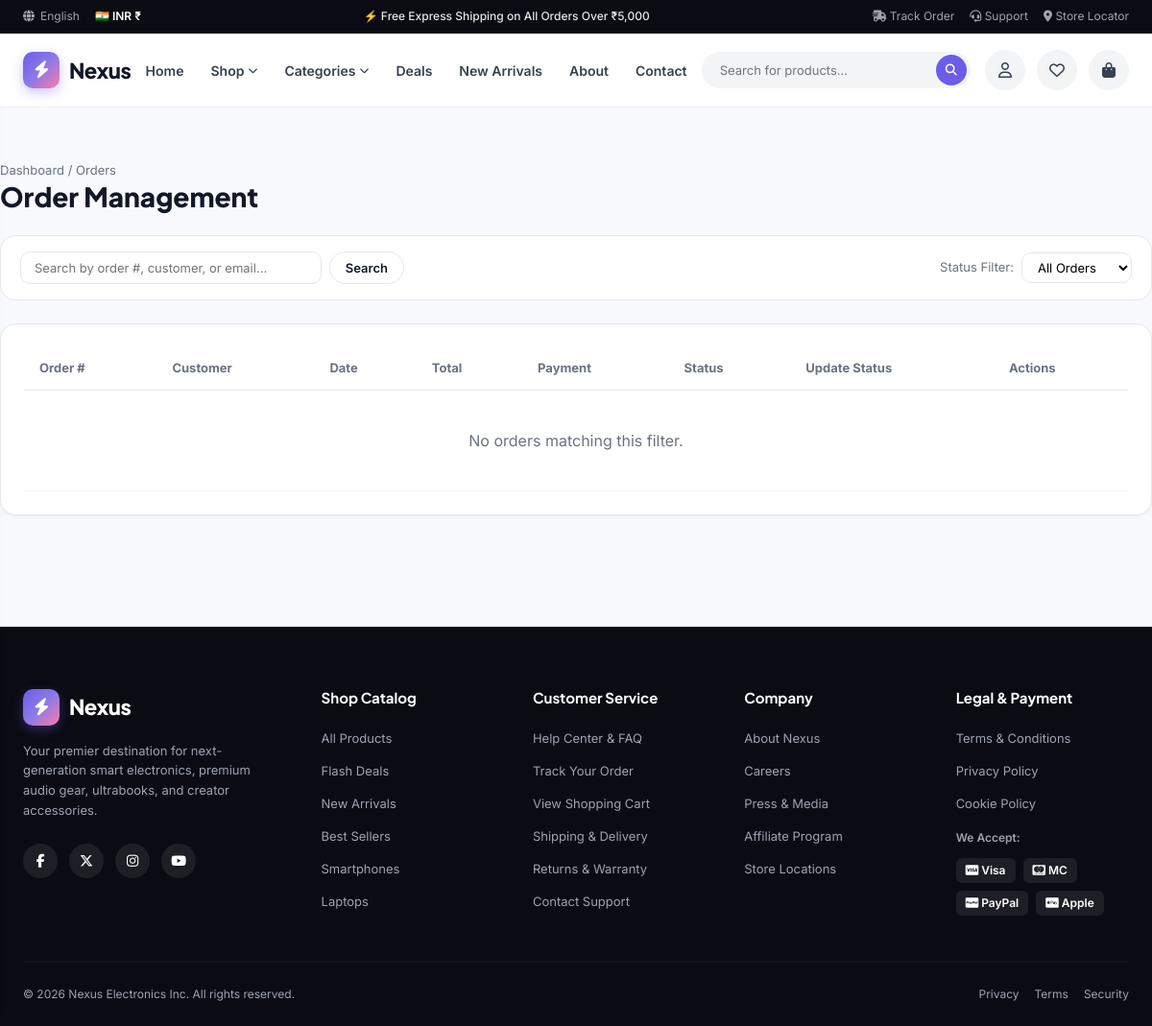
/admin-dashboard/orders/ (signed in), run on an earlier commit of the app's database.
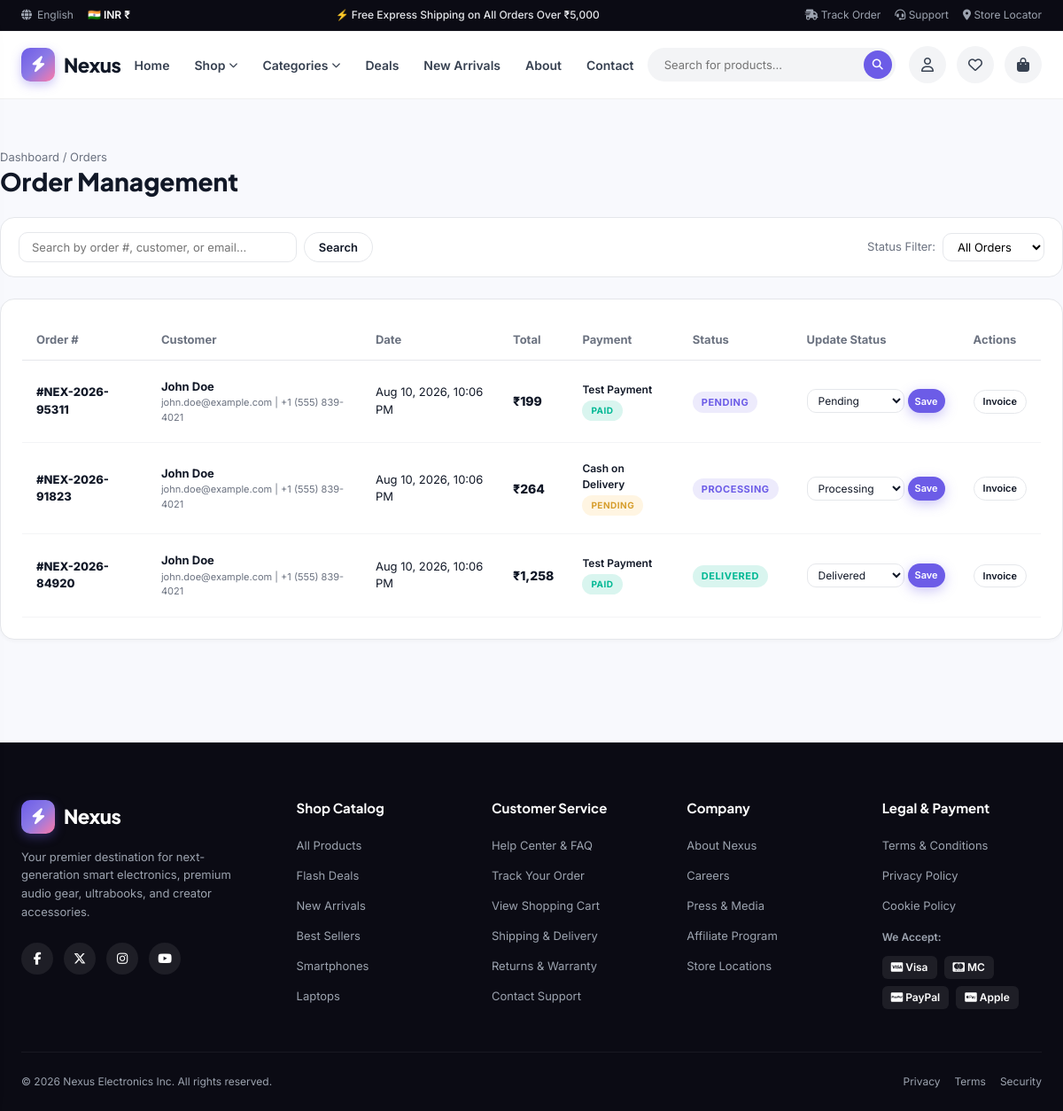
And on a later commit of the database.
### Customers/models.py (models this page shows, shortened)
class Order(models.Model):
    ORDER_STATUS_CHOICES = [
        ("Pending", "Pending"),
        ("Confirmed", "Confirmed"),
        ("Processing", "Processing"),
        ("Shipped", "Shipped"),
        ("Delivered", "Delivered"),
        ("Cancelled", "Cancelled"),
    ]
    PAYMENT_STATUS_CHOICES = [
        ("Pending", "Pending"),
        ("Paid", "Paid"),
        ("Failed", "Failed"),
    ]
    PAYMENT_METHOD_CHOICES = [
        ("Cash on Delivery", "Cash on Delivery"),
        ("Test Payment", "Test Payment"),
    ]
    user = models.ForeignKey(User, on_delete=models.SET_NULL, null=True, blank=True, related_name="orders")
    order_number = models.CharField(max_length=50, unique=True, db_index=True)
    first_name = models.CharField(max_length=100)
    last_name = models.CharField(max_length=100)
    email = models.EmailField()
    phone = models.CharField(max_length=25)
    address = models.TextField()
    city = models.CharField(max_length=100)
    state = models.CharField(max_length=100)
    postal_code = models.CharField(max_length=20)
    country = models.CharField(max_length=100, default="India")
    subtotal = models.DecimalField(max_digits=10, decimal_places=2, default=0.00)
    shipping_fee = models.DecimalField(max_digits=10, decimal_places=2, default=0.00)
    discount_amount = models.DecimalField(max_digits=10, decimal_places=2, default=0.00)
    total_amount = models.DecimalField(max_digits=10, decimal_places=2, default=0.00)
    payment_method = models.CharField(max_length=50, choices=PAYMENT_METHOD_CHOICES, default="Cash on Delivery")
    payment_status = models.CharField(max_length=50, choices=PAYMENT_STATUS_CHOICES, default="Pending")
    order_status = models.CharField(max_length=50, choices=ORDER_STATUS_CHOICES, default="Pending")
    order_notes = models.TextField(blank=True, default="")
    created_at = models.DateTimeField(auto_now_add=True)
    updated_at = models.DateTimeField(auto_now=True)
    class Meta:
        ordering = ["-created_at"]
        verbose_name = "Order"
        verbose_name_plural = "Orders"
    @property
    def full_name(self):
        return f"{self.first_name} {self.last_name}".strip()

### Customers/views.py (the view)
# urls.py: path("admin-dashboard/orders/", views.admin_orders_list, name="admin_orders"),
@user_passes_test(is_staff_check, login_url='login')
def admin_orders_list(request):
    orders = Order.objects.select_related('user').all().order_by('-created_at')
    status_filter = request.GET.get('status', '').strip()
    if status_filter:
        orders = orders.filter(order_status=status_filter)
    query = request.GET.get('q', '').strip()
    if query:
        orders = orders.filter(Q(order_number__icontains=query) | Q(first_name__icontains=query) | Q(email__icontains=query))
    paginator = Paginator(orders, 15)
    page_obj = paginator.get_page(request.GET.get('page', 1))
    return render(request, 'admin/orders.html', {
        'page_obj': page_obj,
        'orders': page_obj.object_list,
        'status_filter': status_filter,
        'query': query,
    })

### Customers/views.py (called while the page is built)
def is_staff_check(user):
    return user.is_authenticated and user.is_staff

### templates/admin/orders.html (shortened to what the changed rows need)
{% extends 'base.html' %}
{% load static %}
{% load custom_filters %}
{% block content %}
<div class="container section-spacer">
  <div style="display: flex; justify-content: space-between; align-items: center; margin-bottom: 24px; flex-wrap: wrap; gap: 16px;">
    <div>
      <h1 style="font-size: 28px; font-weight: 800;">Order Management</h1>
    </div>
  </div>
  <div style="background: #FFFFFF; border: 1px solid var(--border-color); border-radius: var(--radius-md); padding: 24px; box-shadow: var(--shadow-sm); overflow-x: auto;">
    <table class="cart-table">
      <thead>
        <tr>
          <th>Order #</th>
          <th>Customer</th>
          <th>Date</th>
          <th>Total</th>
          <th>Payment</th>
          <th>Status</th>
          <th>Update Status</th>
          <th>Actions</th>
        </tr>
      </thead>
      <tbody>
        {% for o in orders %}
          <tr>
            <td style="font-weight: 800; font-size: 13px;">#{{ o.order_number }}</td>
            <td>
              <div style="font-weight: 700; font-size: 13px;">{{ o.full_name }}</div>
              <div style="font-size: 11px; color: var(--text-muted);">{{ o.email }} | {{ o.phone }}</div>
            </td>
            <td style="font-size: 13px;">{{ o.created_at|date:"M d, Y, h:i A" }}</td>
            <td style="font-size: 14px; font-weight: 800;">{{ o.total_amount|inr }}</td>
            <td>
              <div style="font-size: 12px; font-weight: 600;">{{ o.payment_method }}</div>
              <span class="badge {% if o.payment_status == 'Paid' %}badge-green{% else %}badge-yellow{% endif %}" style="font-size: 10px;">{{ o.payment_status }}</span>
            </td>
            <td>
              <span class="badge {% if o.order_status == 'Delivered' %}badge-green{% elif o.order_status == 'Cancelled' %}badge-discount{% else %}badge-purple{% endif %}">
                {{ o.order_status }}
              </span>
            </td>
            <td>
              <form action="{% url 'admin_order_update' order_number=o.order_number %}" method="POST" style="display: flex; gap: 4px;">
                <select name="order_status" class="form-select" style="padding: 4px 8px; font-size: 12px; width: 110px;">
                  <option value="Pending" {% if o.order_status == 'Pending' %}selected{% endif %}>Pending</option>
                  <option value="Processing" {% if o.order_status == 'Processing' %}selected{% endif %}>Processing</option>
                  <option value="Delivered" {% if o.order_status == 'Delivered' %}selected{% endif %}>Delivered</option>
                </select>
                <button type="submit" class="btn btn-primary btn-sm" style="padding: 4px 8px; font-size: 11px;">Save</button>
              </form>
            </td>
            <td>
              <a href="{% url 'order_detail' order_number=o.order_number %}" class="btn btn-outline btn-sm" style="padding: 4px 10px; font-size: 11px;">
                Invoice
              </a>
            </td>
          </tr>
        {% empty %}
          <tr>
            <td colspan="8" style="text-align: center; padding: 40px; color: var(--text-muted);">No orders matching this filter.</td>
          </tr>
        {% endfor %}
      </tbody>
    </table>
  </div>
</div>
{% endblock %}

What changed in the data, as far as the page shows it:
added Order: order_number "NEX-2026-95311", full_name "John Doe", email "john.doe@example.com", phone "+1 (555) 839-4021", created_at "Aug 10, 2026, 10:06 PM", total_amount|inr "₹199", payment_method "Test Payment", payment_status "PAID", order_status "PENDING", order_status "Pending"
added Order: order_number "NEX-2026-91823", full_name "John Doe", email "john.doe@example.com", phone "+1 (555) 839-4021", created_at "Aug 10, 2026, 10:06 PM", total_amount|inr "₹264", payment_method "Cash on Delivery", payment_status "PENDING", order_status "PROCESSING", order_status "Processing"
added Order: order_number "NEX-2026-84920", full_name "John Doe", email "john.doe@example.com", phone "+1 (555) 839-4021", created_at "Aug 10, 2026, 10:06 PM", total_amount|inr "₹1,258", payment_method "Test Payment", payment_status "PAID", order_status "DELIVERED", order_status "Delivered"
Also different on the page:
text no longer shown: "No orders matching this filter."
